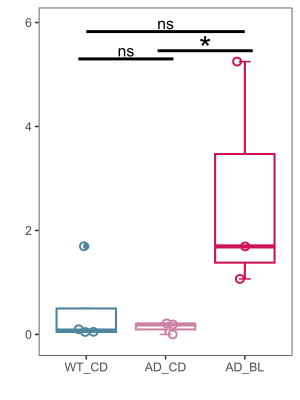

This chart was generated by the following R code:
load(paste(substr(getwd(),1,stringr::str_length(getwd())-2),"/support/MDM_5.RData",sep=""))
library(ggplot2)
pdata<-data.frame(ID=info$sample[which(!duplicated(info$sample))],
                  Type=info$group3[which(!duplicated(info$sample))],
                  M2DM1=0)
for (i in 1:12)
{
  pdata[i,3]=length(which(info$sample==pdata[i,1]&cl_i$cluster==1))/length(which(info$sample==pdata[i,1]&cl_i$cluster==2))
}
pdata=pdata[-c(6,8),]
{adbl<-pdata$M2DM1[which(pdata$Type=="B_C")]
  adcd<-pdata$M2DM1[which(pdata$Type=="B_B")]
  wtcd<-pdata$M2DM1[which(pdata$Type=="B_A")]
  print(mean(adcd))
  print(sd(adcd))
  print(mean(adbl))
  print(sd(adbl))
  t1=wilcox.test(adcd,wtcd,correct = F,exact = F)[["p.value"]]
  t2=wilcox.test(adbl,adcd,correct = F,exact = F)[["p.value"]]
  t3=wilcox.test(adbl,wtcd,correct = F,exact = F)[["p.value"]]
  
  picdata<-data.frame(
    Group=factor(c(
      rep("WT_CD",length(wtcd)),
      rep("AD_CD",length(adcd)),rep("AD_BL",length(adbl))
    ),levels = c("WT_CD","AD_CD","AD_BL")),
    mdata=c(wtcd,adcd,adbl))
  color=c(rep("#4d869e",length(wtcd)),
          rep("#cc82a5",length(adcd)),rep("#CE1256",length(adbl)))
  P <- ggplot(picdata,aes(x=Group,y=mdata))+ 
    stat_boxplot(geom = "errorbar",width=0.15,color=c("#4d869e","#cc82a5","#CE1256"))+ #由于自带的箱形图没有胡须末端没有短横线，使用误差条的方式补上
    geom_boxplot(size=0.7,fill="white",color=c("#4d869e","#cc82a5","#CE1256"))+ #size设置箱线图的边框线和胡须的线宽度，fill设置填充颜色，outlier.fill和outlier.color设置异常点的属性
    geom_jitter(width =0.1,shape = 21,size=2,stroke=1,color=color)+ #设置为向水平方向抖动的散点图，width指定了向水平方向抖动，不改变纵轴的值
    theme_bw()+ #背景变为白色
    theme(legend.position="none", #不需要图例
          panel.grid.major = element_blank(), #不显示网格线
          panel.grid.minor = element_blank())+ylim(min(unlist(picdata$mdata))-max(unlist(picdata$mdata))*0.02,
                                                   max(unlist(picdata$mdata))*1.14)+
    ylab("")+xlab("") #设置x轴和y轴的标题
  if (!is.nan(t1))
  {
    P=P+annotate("segment", x = 0.9, xend = 2.1, y = max(unlist(picdata$mdata))*1.01,
                 yend = max(unlist(picdata$mdata))*1.01,size = 1)
    if (t1<0.001)
      P=P+annotate("text", x = 1.5, y = max(unlist(picdata$mdata))*1.02, label="***",size=8)
    if (t1<0.01&t1>=0.001)
      P=P+annotate("text", x = 1.5, y = max(unlist(picdata$mdata))*1.02, label="**",size=8)
    if (t1<=0.05&t1>=0.01)
      P=P+annotate("text", x = 1.5, y = max(unlist(picdata$mdata))*1.02, label="*",size=8)
    if (t1>0.05)
      P=P+annotate("text", x = 1.5, y = max(unlist(picdata$mdata))*1.04, label="ns",size=4)
  }
  if (!is.nan(t2))
  {
    P=P+annotate("segment", x = 1.9, xend = 3.1, y = max(unlist(picdata$mdata))*1.04,
                 yend = max(unlist(picdata$mdata))*1.04,size = 1)
    if (t2<0.001)
      P=P+annotate("text", x = 2.5, y = max(unlist(picdata$mdata))*1.05, label="***",size=8)
    if (t2<0.01&t2>=0.001)
      P=P+annotate("text", x = 2.5, y = max(unlist(picdata$mdata))*1.05, label="**",size=8)
    if (t2<=0.05&t2>=0.01)
      P=P+annotate("text", x = 2.5, y = max(unlist(picdata$mdata))*1.05, label="*",size=8)
    if (t2>0.05)
      P=P+annotate("text", x = 2.5, y = max(unlist(picdata$mdata))*1.07, label="ns",size=4)
  }
  if (!is.nan(t3))
  {
    P=P+annotate("segment", x = 1, xend = 3, y = max(unlist(picdata$mdata))*1.11,
                 yend = max(unlist(picdata$mdata))*1.11,size = 1)
    if (t3<0.001)
      P=P+annotate("text", x = 2, y = max(unlist(picdata$mdata))*1.12, label="***",size=8)
    if (t3<0.01&t3>=0.001)
      P=P+annotate("text", x = 2, y = max(unlist(picdata$mdata))*1.12, label="**",size=8)
    if (t3<=0.05&t3>=0.01)
      P=P+annotate("text", x = 2, y = max(unlist(picdata$mdata))*1.12, label="*",size=8)
    if (t3>0.05)
      P=P+annotate("text", x = 2, y = max(unlist(picdata$mdata))*1.14, label="ns",size=4)
  }
}
P



library(ggplot2)
pdata<-data.frame(ID=info$sample[which(!duplicated(info$sample))],
                  Type=info$group3[which(!duplicated(info$sample))],
                  M2=0)
for (i in 1:12)
{
  pdata[i,3]=length(which(info$sample==pdata[i,1]&cl_i$cluster==1))
}
pdata=pdata[-c(6,8),]
{adbl<-pdata$M2[which(pdata$Type=="B_C")]
  adcd<-pdata$M2[which(pdata$Type=="B_B")]
  wtcd<-pdata$M2[which(pdata$Type=="B_A")]
  print(mean(adcd))
  print(sd(adcd))
  print(mean(adbl))
  print(sd(adbl))
  t1=wilcox.test(adcd,wtcd,correct = F,exact = F)[["p.value"]]
  t2=wilcox.test(adbl,adcd,correct = F,exact = F)[["p.value"]]
  t3=wilcox.test(adbl,wtcd,correct = F,exact = F)[["p.value"]]
  
  picdata<-data.frame(
    Group=factor(c(
      rep("WT_CD",length(wtcd)),
      rep("AD_CD",length(adcd)),rep("AD_BL",length(adbl))
    ),levels = c("WT_CD","AD_CD","AD_BL")),
    mdata=c(wtcd,adcd,adbl))
  color=c(rep("#4d869e",length(wtcd)),
          rep("#cc82a5",length(adcd)),rep("#CE1256",length(adbl)))
  P <- ggplot(picdata,aes(x=Group,y=mdata))+ 
    stat_boxplot(geom = "errorbar",width=0.15,color=c("#4d869e","#cc82a5","#CE1256"))+ #由于自带的箱形图没有胡须末端没有短横线，使用误差条的方式补上
    geom_boxplot(size=0.7,fill="white",color=c("#4d869e","#cc82a5","#CE1256"))+ #size设置箱线图的边框线和胡须的线宽度，fill设置填充颜色，outlier.fill和outlier.color设置异常点的属性
    geom_jitter(width =0.1,shape = 21,size=2,stroke=1,color=color)+ #设置为向水平方向抖动的散点图，width指定了向水平方向抖动，不改变纵轴的值
    theme_bw()+ #背景变为白色
    theme(legend.position="none", #不需要图例
          panel.grid.major = element_blank(), #不显示网格线
          panel.grid.minor = element_blank())+ylim(min(unlist(picdata$mdata))-max(unlist(picdata$mdata))*0.02,
                                                   max(unlist(picdata$mdata))*1.14)+
    ylab("")+xlab("") #设置x轴和y轴的标题
  if (!is.nan(t1))
  {
    P=P+annotate("segment", x = 0.9, xend = 2.1, y = max(unlist(picdata$mdata))*1.01,
                 yend = max(unlist(picdata$mdata))*1.01,size = 1)
    if (t1<0.001)
      P=P+annotate("text", x = 1.5, y = max(unlist(picdata$mdata))*1.02, label="***",size=8)
    if (t1<0.01&t1>=0.001)
      P=P+annotate("text", x = 1.5, y = max(unlist(picdata$mdata))*1.02, label="**",size=8)
    if (t1<=0.05&t1>=0.01)
      P=P+annotate("text", x = 1.5, y = max(unlist(picdata$mdata))*1.02, label="*",size=8)
    if (t1>0.05)
      P=P+annotate("text", x = 1.5, y = max(unlist(picdata$mdata))*1.04, label="ns",size=4)
  }
  if (!is.nan(t2))
  {
    P=P+annotate("segment", x = 1.9, xend = 3.1, y = max(unlist(picdata$mdata))*1.04,
                 yend = max(unlist(picdata$mdata))*1.04,size = 1)
    if (t2<0.001)
      P=P+annotate("text", x = 2.5, y = max(unlist(picdata$mdata))*1.05, label="***",size=8)
    if (t2<0.01&t2>=0.001)
      P=P+annotate("text", x = 2.5, y = max(unlist(picdata$mdata))*1.05, label="**",size=8)
    if (t2<=0.05&t2>=0.01)
      P=P+annotate("text", x = 2.5, y = max(unlist(picdata$mdata))*1.05, label="*",size=8)
    if (t2>0.05)
      P=P+annotate("text", x = 2.5, y = max(unlist(picdata$mdata))*1.07, label="ns",size=4)
  }
  if (!is.nan(t3))
  {
    P=P+annotate("segment", x = 1, xend = 3, y = max(unlist(picdata$mdata))*1.11,
                 yend = max(unlist(picdata$mdata))*1.11,size = 1)
    if (t3<0.001)
      P=P+annotate("text", x = 2, y = max(unlist(picdata$mdata))*1.12, label="***",size=8)
    if (t3<0.01&t3>=0.001)
      P=P+annotate("text", x = 2, y = max(unlist(picdata$mdata))*1.12, label="**",size=8)
    if (t3<=0.05&t3>=0.01)
      P=P+annotate("text", x = 2, y = max(unlist(picdata$mdata))*1.12, label="*",size=8)
    if (t3>0.05)
      P=P+annotate("text", x = 2, y = max(unlist(picdata$mdata))*1.14, label="ns",size=4)
  }
}
P
